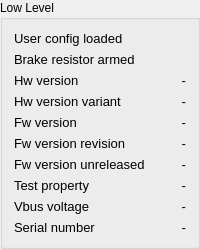
           <widget class="QGroupBox" name="groupBox_configLowLevel_2">
            <property name="title">
             <string>Low Level</string>
            </property>
            <layout class="QGridLayout" name="gridLayout_41">
             <item row="0" column="0">
              <layout class="QGridLayout" name="gridLayout_42">
               <item row="3" column="1" colspan="2">
                <widget class="QLabel" name="label_hwVersionValue">
                 <property name="font">
                  <font>
                   <pointsize>10</pointsize>
                  </font>
                 </property>
                 <property name="text">
                  <string>-</string>
                 </property>
                 <property name="alignment">
                  <set>Qt::AlignRight|Qt::AlignTrailing|Qt::AlignVCenter</set>
                 </property>
                </widget>
               </item>
               <item row="3" column="0">
                <widget class="QLabel" name="label_hwVersion">
                 <property name="font">
                  <font>
                   <pointsize>10</pointsize>
                  </font>
                 </property>
                 <property name="text">
                  <string>Hw version</string>
                 </property>
                </widget>
               </item>
               <item row="2" column="0">
                <widget class="QLabel" name="label_brakeResistorArmed">
                 <property name="font">
                  <font>
                   <pointsize>10</pointsize>
                  </font>
                 </property>
                 <property name="text">
                  <string>Brake resistor armed</string>
                 </property>
                </widget>
               </item>
               <item row="4" column="1" colspan="2">
                <widget class="QLabel" name="label_hwVersionVariantValue">
                 <property name="font">
                  <font>
                   <pointsize>10</pointsize>
                  </font>
                 </property>
                 <property name="text">
                  <string>-</string>
                 </property>
                 <property name="alignment">
                  <set>Qt::AlignRight|Qt::AlignTrailing|Qt::AlignVCenter</set>
                 </property>
                </widget>
               </item>
               <item row="4" column="0">
                <widget class="QLabel" name="label_hwVersionVariant">
                 <property name="font">
                  <font>
                   <pointsize>10</pointsize>
                  </font>
                 </property>
                 <property name="text">
                  <string>Hw version variant</string>
                 </property>
                </widget>
               </item>
               <item row="2" column="1" colspan="2">
                <widget class="QLabel" name="icon_brakeResistorArmedValue">
                 <property name="text">
                  <string/>
                 </property>
                 <property name="pixmap">
                  <pixmap>../Icons/NoState.jpg</pixmap>
                 </property>
                 <property name="alignment">
                  <set>Qt::AlignRight|Qt::AlignTrailing|Qt::AlignVCenter</set>
                 </property>
                </widget>
               </item>
               <item row="1" column="0">
                <widget class="QLabel" name="label_userConfigLoaded">
                 <property name="font">
                  <font>
                   <pointsize>10</pointsize>
                  </font>
                 </property>
                 <property name="text">
                  <string>User config loaded</string>
                 </property>
                </widget>
               </item>
               <item row="5" column="0">
                <widget class="QLabel" name="label_fwVersion">
                 <property name="font">
                  <font>
                   <pointsize>10</pointsize>
                  </font>
                 </property>
                 <property name="text">
                  <string>Fw version</string>
                 </property>
                </widget>
               </item>
               <item row="6" column="0">
                <widget class="QLabel" name="label_fwVersionRevision">
                 <property name="font">
                  <font>
                   <pointsize>10</pointsize>
                  </font>
                 </property>
                 <property name="text">
                  <string>Fw version revision</string>
                 </property>
                </widget>
               </item>
               <item row="7" column="0">
                <widget class="QLabel" name="label_fwVersionUnreleased">
                 <property name="font">
                  <font>
                   <pointsize>10</pointsize>
                  </font>
                 </property>
                 <property name="text">
                  <string>Fw version unreleased</string>
                 </property>
                </widget>
               </item>
               <item row="9" column="0">
                <widget class="QLabel" name="label_testProperty">
                 <property name="font">
                  <font>
                   <pointsize>10</pointsize>
                  </font>
                 </property>
                 <property name="text">
                  <string>Test property</string>
                 </property>
                </widget>
               </item>
               <item row="10" column="0">
                <widget class="QLabel" name="label_vbusVoltage">
                 <property name="font">
                  <font>
                   <pointsize>10</pointsize>
                  </font>
                 </property>
                 <property name="text">
                  <string>Vbus voltage</string>
                 </property>
                </widget>
               </item>
               <item row="5" column="1" colspan="2">
                <widget class="QLabel" name="label_fwVersionValue">
                 <property name="font">
                  <font>
                   <pointsize>10</pointsize>
                  </font>
                 </property>
                 <property name="text">
                  <string>-</string>
                 </property>
                 <property name="alignment">
                  <set>Qt::AlignRight|Qt::AlignTrailing|Qt::AlignVCenter</set>
                 </property>
                </widget>
               </item>
               <item row="6" column="1" colspan="2">
                <widget class="QLabel" name="label_fwVersionRevisionValue">
                 <property name="font">
                  <font>
                   <pointsize>10</pointsize>
                  </font>
                 </property>
                 <property name="text">
                  <string>-</string>
                 </property>
                 <property name="alignment">
                  <set>Qt::AlignRight|Qt::AlignTrailing|Qt::AlignVCenter</set>
                 </property>
                </widget>
               </item>
               <item row="7" column="1" colspan="2">
                <widget class="QLabel" name="label_fwVersionUnreleasedValue">
                 <property name="font">
                  <font>
                   <pointsize>10</pointsize>
                  </font>
                 </property>
                 <property name="text">
                  <string>-</string>
                 </property>
                 <property name="alignment">
                  <set>Qt::AlignRight|Qt::AlignTrailing|Qt::AlignVCenter</set>
                 </property>
                </widget>
               </item>
               <item row="9" column="1" colspan="2">
                <widget class="QLabel" name="label_testPropertyValue">
                 <property name="font">
                  <font>
                   <pointsize>10</pointsize>
                  </font>
                 </property>
                 <property name="text">
                  <string>-</string>
                 </property>
                 <property name="alignment">
                  <set>Qt::AlignRight|Qt::AlignTrailing|Qt::AlignVCenter</set>
                 </property>
                </widget>
               </item>
               <item row="10" column="1" colspan="2">
                <widget class="QLabel" name="label_vbusVoltageValue">
                 <property name="font">
                  <font>
                   <pointsize>10</pointsize>
                  </font>
                 </property>
                 <property name="text">
                  <string>-</string>
                 </property>
                 <property name="alignment">
                  <set>Qt::AlignRight|Qt::AlignTrailing|Qt::AlignVCenter</set>
                 </property>
                </widget>
               </item>
               <item row="1" column="1" colspan="2">
                <widget class="QLabel" name="icon_userConfigLoadedValue">
                 <property name="text">
                  <string/>
                 </property>
                 <property name="pixmap">
                  <pixmap>../Icons/NoState.jpg</pixmap>
                 </property>
                 <property name="alignment">
                  <set>Qt::AlignRight|Qt::AlignTrailing|Qt::AlignVCenter</set>
                 </property>
                </widget>
               </item>
               <item row="11" column="0">
                <widget class="QLabel" name="label_serialNumber">
                 <property name="font">
                  <font>
                   <pointsize>10</pointsize>
                  </font>
                 </property>
                 <property name="text">
                  <string>Serial number</string>
                 </property>
                </widget>
               </item>
               <item row="11" column="1" colspan="2">
                <widget class="QLabel" name="label_serialNumberValue">
                 <property name="font">
                  <font>
                   <pointsize>10</pointsize>
                  </font>
                 </property>
                 <property name="text">
                  <string>-</string>
                 </property>
                 <property name="alignment">
                  <set>Qt::AlignRight|Qt::AlignTrailing|Qt::AlignVCenter</set>
                 </property>
                </widget>
               </item>
              </layout>
             </item>
            </layout>
           </widget>
